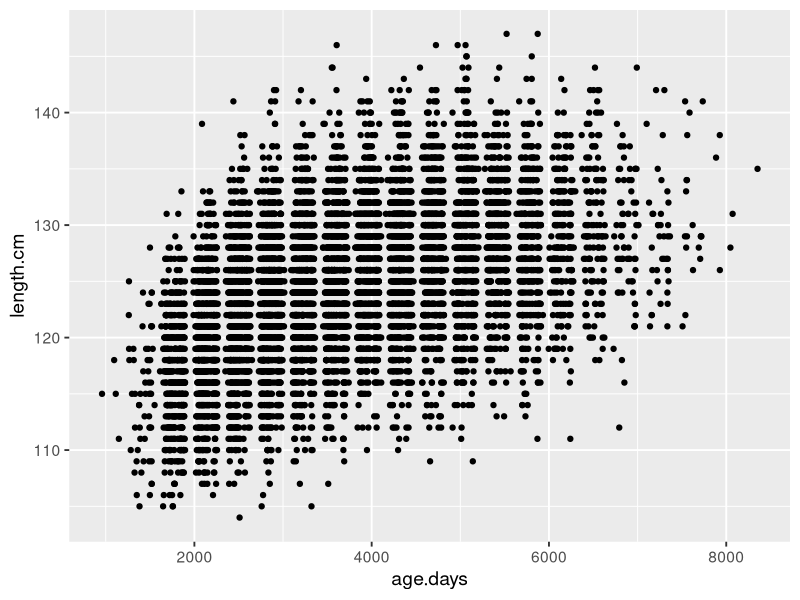
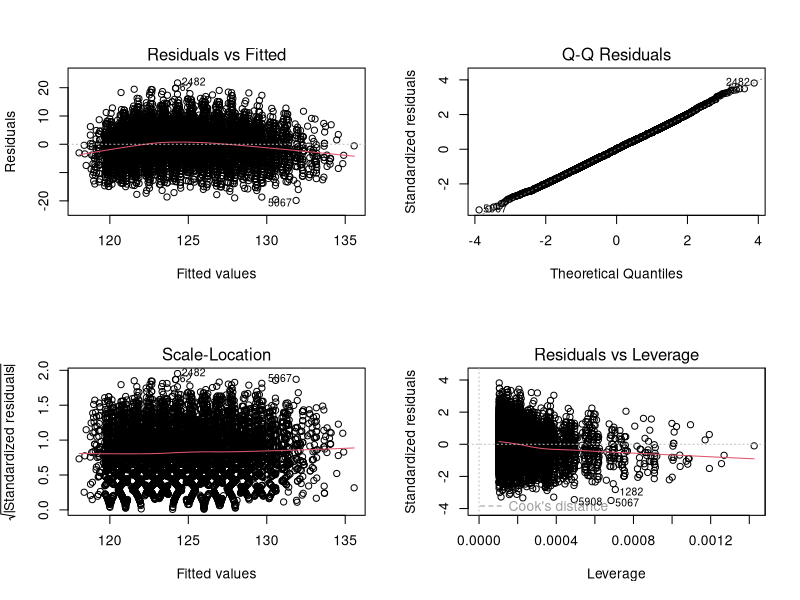
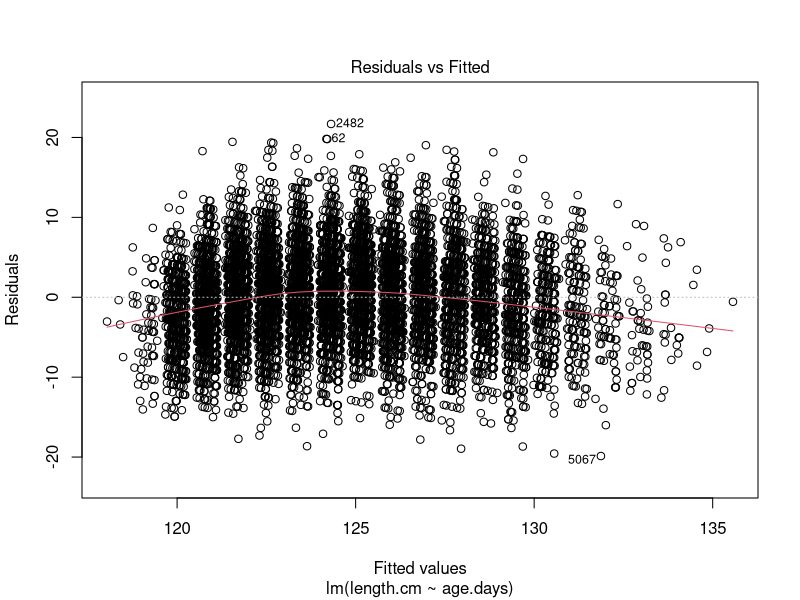
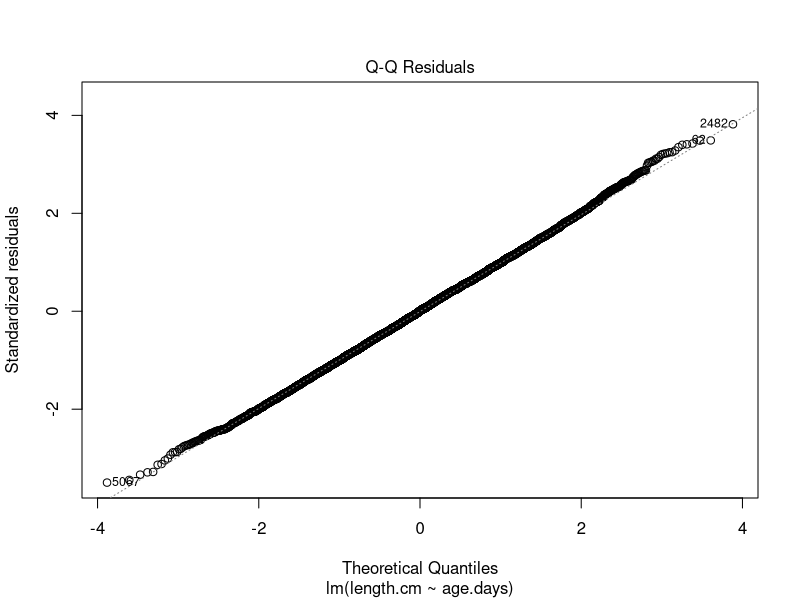
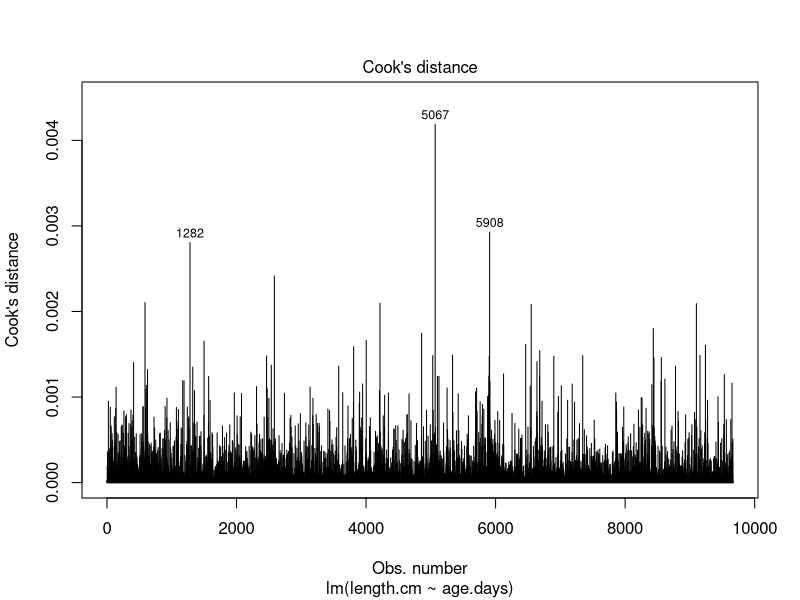
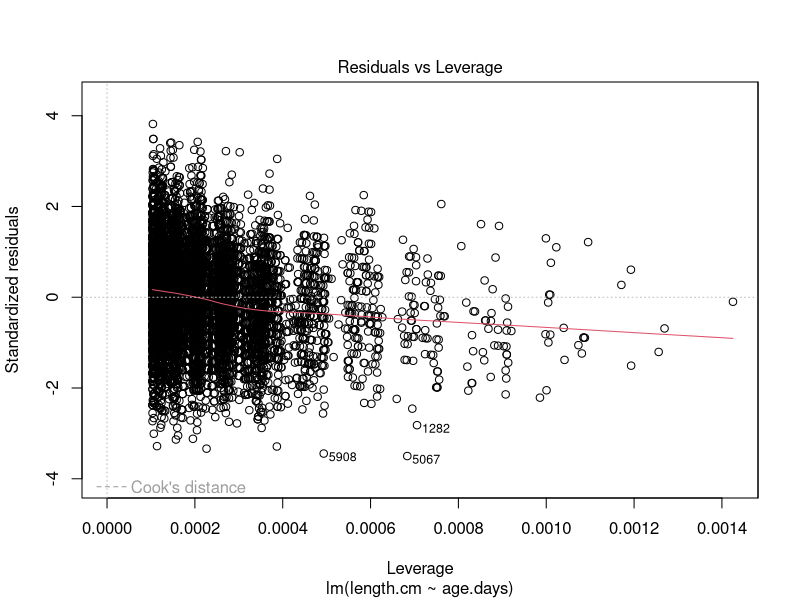
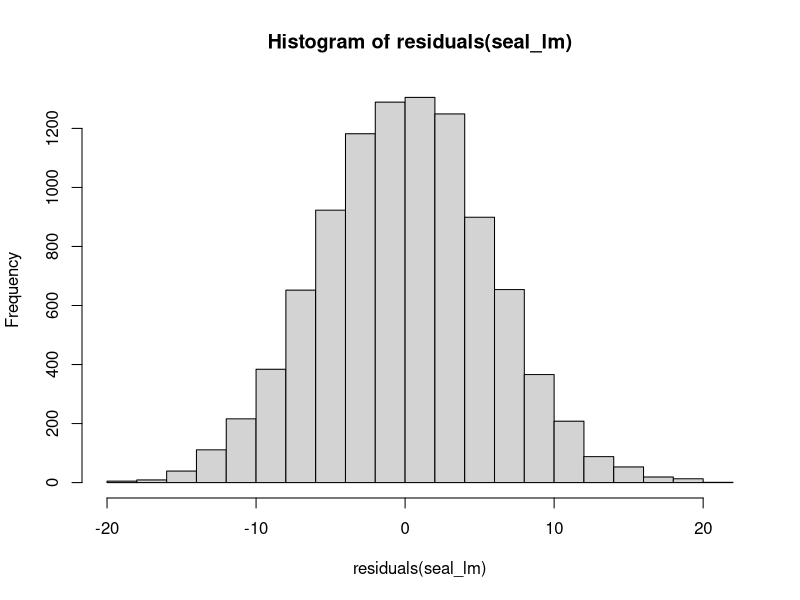
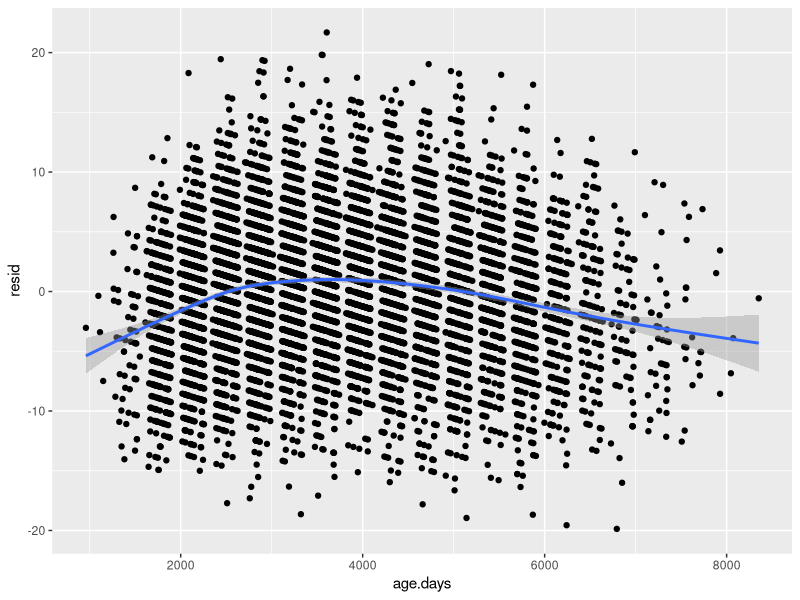

Write the R code that produced these figures, in order. (Note: this script raises an error after producing the figures.)
## ---- chunk 1
library(dplyr)
library(ggplot2)

seals <- read.csv("./data/06/17e8ShrinkingSeals Trites 1996.csv")

seal_base <- ggplot(seals, aes(x=age.days, y=length.cm)) +
  geom_point() +
  theme_grey(base_size=14)

seal_base
## ---- chunk 2
seal_lm <- lm(length.cm ~ age.days, data=seals)
## ---- chunk 3
coef(seal_lm)
## ---- chunk 4
par(mfrow = c(2,2)) #2 rows, 2 columns

plot(seal_lm)

par(mfrow=c(1,1)) #reset back to 1 panel
## ---- chunk 5
plot(seal_lm, which=1)
## ---- chunk 6
plot(seal_lm, which=2)
## ---- chunk 7
plot(seal_lm, which=4)
## ---- chunk 8
plot(seal_lm, which=5)
## ---- chunk 9
hist(residuals(seal_lm))
## ---- chunk 10
library(modelr)

seals <- seals %>%
  add_residuals(seal_lm)

head(seals)
## ---- chunk 11
qplot(age.days, resid, data=seals) +
  stat_smooth()
## ---- chunk 12
seals <- seals %>%
  add_predictions(seal_lm)

qplot(pred, resid, data=seals) +
  stat_smooth(method="lm")
## ---- chunk 13
anova(seal_lm)
## ---- chunk 14
summary(seal_lm)
## ---- chunk 15
library(broom)

tidy(seal_lm)
## ---- chunk 16
tidy(anova(seal_lm))
## ---- chunk 17
glance(seal_lm)
## ---- chunk 18
seal_fit_plot <- ggplot(data=seals) +
  aes(x=age.days, y=length.cm) +
  geom_point() +
  stat_smooth(method="lm")

seal_fit_plot
## ---- chunk 19
predFrame <- data.frame(age.days = min(seals$age.days):max(seals$age.days))
predVals <- predict(seal_lm, newdata=predFrame, interval="prediction")

predFrame <- cbind(predFrame, predVals) %>%
  rename(length.cm = fit)

head(predFrame)
## ---- chunk 20
seal_fit_plot +
  stat_smooth(method="lm", color="blue") +
  geom_ribbon(data=predFrame, mapping=aes(x=age.days, ymin=lwr, ymax=upr),
              fill="grey", alpha=0.6) +
  theme_bw()
## ---- chunk 21
knitr::kable(tidy(seal_lm))
## ---- chunk 22
knitr::kable(glance(seal_lm)[,1:3])
## ---- chunk 23
set.seed(607)

simPopN <- data.frame(slope = 0.00237, 
                      intercept=115.767,
                      sigma = 5.6805,
                      n=10:100) 
## ---- chunk 24
library(tidyr)

simPopN <- simPopN %>%
  group_by(slope, intercept, sigma, n) %>%
  expand(reps = 1:n[1]) %>%
  ungroup()
## ---- chunk 25
simPopN <- simPopN  %>%
  crossing(sim = 1:500)
## ---- chunk 26
simPopN <- simPopN %>%
  mutate(age.days = runif(n(), 1000, 8500)) %>%
  mutate(length.cm = rnorm(n(), intercept + slope*age.days, sigma))
## ---- chunk 27
fits <- simPopN %>%
    group_by(slope, intercept, sigma, n, sim) %>%
    nest() %>%
    mutate(mod = purrr:::map(data, ~lm(length.cm ~ age.days, data=.))) %>%
    mutate(coefs = purrr::map(mod, ~tidy(.))) %>%
    unnest(coefs) %>%
    ungroup() %>%
    filter(term == "age.days")

fits
## ---- chunk 28
pow <- fits %>%
    group_by(n) %>%
    summarise(power = 1-sum(p.value>0.05)/n()) %>%
    ungroup() 


qplot(n, power,  data=pow, geom=c("point", "line")) +
  theme_bw(base_size=17) +
  geom_hline(yintercept=0.8, lty=2)
